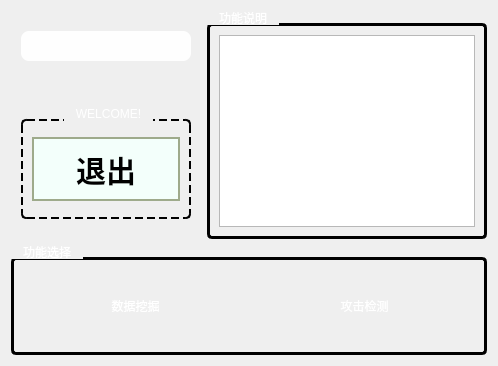
      <widget class="QWidget" name="page_homed">
       <property name="sizePolicy">
        <sizepolicy hsizetype="Expanding" vsizetype="Expanding">
         <horstretch>0</horstretch>
         <verstretch>0</verstretch>
        </sizepolicy>
       </property>
       <property name="styleSheet">
        <string notr="true">page_homed {
    border-image: url(:/img/images/2.jpg) 0 0 0 0 stretch stretch;
}

</string>
       </property>
       <layout class="QVBoxLayout" name="verticalLayout_65">
        <item>
         <layout class="QVBoxLayout" name="verticalLayout_12" stretch="5,2">
          <item>
           <layout class="QHBoxLayout" name="horizontalLayout_22" stretch="1,8">
            <item>
             <layout class="QVBoxLayout" name="verticalLayout_52" stretch="2,1">
              <item>
               <layout class="QHBoxLayout" name="horizontalLayout_23">
                <property name="leftMargin">
                 <number>10</number>
                </property>
                <property name="topMargin">
                 <number>20</number>
                </property>
                <property name="rightMargin">
                 <number>10</number>
                </property>
                <property name="bottomMargin">
                 <number>20</number>
                </property>
                <item>
                 <widget class="QLabel" name="label_welcomed">
                  <property name="sizePolicy">
                   <sizepolicy hsizetype="Expanding" vsizetype="Fixed">
                    <horstretch>0</horstretch>
                    <verstretch>0</verstretch>
                   </sizepolicy>
                  </property>
                  <property name="styleSheet">
                   <string notr="true">QLabel {
    background-color: rgba(255, 255, 255, 0.95);  
    border: 2px solid 00ffff;
    border-radius: 8px;                         
    color: red;                                 
    font: bold 14pt &quot;Microsoft YaHei&quot;;
    padding: 8px;
}
</string>
                  </property>
                  <property name="text">
                   <string/>
                  </property>
                  <property name="alignment">
                   <set>Qt::AlignCenter</set>
                  </property>
                 </widget>
                </item>
               </layout>
              </item>
              <item>
               <layout class="QHBoxLayout" name="horizontalLayout_24">
                <property name="leftMargin">
                 <number>10</number>
                </property>
                <property name="topMargin">
                 <number>20</number>
                </property>
                <property name="rightMargin">
                 <number>10</number>
                </property>
                <property name="bottomMargin">
                 <number>20</number>
                </property>
                <item>
                 <widget class="QGroupBox" name="groupBox_5">
                  <property name="styleSheet">
                   <string notr="true">QGroupBox {
    border: 2px dashed ffffff;
    border-radius: 5px;             
    color: white;                   
    font: bold 24px &quot;微软雅黑&quot;;     
    margin-top: 12px;              
}

QGroupBox::title {
    subcontrol-origin: margin;      
    subcontrol-position: top center; 
    padding: 0 10px;                 
}</string>
                  </property>
                  <property name="title">
                   <string>WELCOME!</string>
                  </property>
                  <layout class="QVBoxLayout" name="verticalLayout_77">
                   <item>
                    <widget class="QPushButton" name="btn_exitre">
                     <property name="sizePolicy">
                      <sizepolicy hsizetype="Expanding" vsizetype="Fixed">
                       <horstretch>0</horstretch>
                       <verstretch>0</verstretch>
                      </sizepolicy>
                     </property>
                     <property name="styleSheet">
                      <string notr="true">QPushButton { 
    color: rgb(0, 0, 0);
	background-color: rgb(243, 255, 251);                        
    border: 2px solid rgb(158, 170, 139);      
    border-radius: 0px;                          
    font-weight: bold;  
    padding: 8px 12px;  
    font-weight: bold;
    font-size: 30px;     
    min-width: 120px;   
    min-height: 40px;    
}

QPushButton:hover {
    background-color: rgb(180, 220, 255);    
}

QPushButton:pressed {
    background-color: rgb(150, 200, 255);    
}</string>
                     </property>
                     <property name="text">
                      <string>退出</string>
                     </property>
                    </widget>
                   </item>
                  </layout>
                 </widget>
                </item>
               </layout>
              </item>
             </layout>
            </item>
            <item>
             <layout class="QHBoxLayout" name="horizontalLayout_25">
              <item>
               <widget class="QGroupBox" name="groupBox_7">
                <property name="styleSheet">
                 <string notr="true">QGroupBox {
    border: 3px solid ffffff;
    border-radius: 5px;             
    margin-top: 12px;               
    color: white;                  
    font: bold 24px &quot;微软雅黑&quot;;       
}

QGroupBox::title {
    subcontrol-origin: margin;     
    subcontrol-position: top left;  
    padding: 0 10px;               
}
</string>
                </property>
                <property name="title">
                 <string>功能说明</string>
                </property>
                <layout class="QVBoxLayout" name="verticalLayout_55">
                 <item>
                  <widget class="QTextBrowser" name="textBrowserdre"/>
                 </item>
                </layout>
               </widget>
              </item>
             </layout>
            </item>
           </layout>
          </item>
          <item>
           <widget class="QGroupBox" name="groupBox_6">
            <property name="styleSheet">
             <string notr="true">QGroupBox {
    border: 3px solid ffffff;
    border-radius: 5px;             
    margin-top: 12px;             
    color: white;                   
    font: bold 24px &quot;微软雅黑&quot;;       
}

QGroupBox::title {
    subcontrol-origin: margin;     
    subcontrol-position: top left;  
    padding: 0 10px;                
}
</string>
            </property>
            <property name="title">
             <string>功能选择</string>
            </property>
            <layout class="QHBoxLayout" name="horizontalLayout_42">
             <item>
              <layout class="QHBoxLayout" name="horizontalLayout_26">
               <item>
                <layout class="QHBoxLayout" name="horizontalLayout_27">
                 <property name="leftMargin">
                  <number>12</number>
                 </property>
                 <property name="topMargin">
                  <number>20</number>
                 </property>
                 <property name="rightMargin">
                  <number>10</number>
                 </property>
                 <property name="bottomMargin">
                  <number>20</number>
                 </property>
                 <item>
                  <widget class="QPushButton" name="btn_digre">
                   <property name="sizePolicy">
                    <sizepolicy hsizetype="Expanding" vsizetype="Fixed">
                     <horstretch>0</horstretch>
                     <verstretch>0</verstretch>
                    </sizepolicy>
                   </property>
                   <property name="styleSheet">
                    <string notr="true">QPushButton {
    color: white;
    background-color: qlineargradient(
        x1: 0, y1: 0, x2: 1, y2: 0,
        stop: 0 2193b0, stop: 1 6dd5ed
    );
    border: 2px solid 00ffff;
    border-radius: 6px;
    font: bold 12pt &quot;Microsoft YaHei&quot;;
    padding: 8px 16px;
}

QPushButton:hover {
    background-color: qlineargradient(
        x1: 0, y1: 0, x2: 1, y2: 0,
        stop: 0 38b4e0, stop: 1 92e9f6
    );
    border: 2px solid 00e6e6;
}

QPushButton:pressed {
    background-color: qlineargradient(
        x1: 0, y1: 0, x2: 1, y2: 0,
        stop: 0 117a8b, stop: 1 5fc7d3
    );
    border: 2px solid 00cccc;
}
</string>
                   </property>
                   <property name="text">
                    <string>数据挖掘</string>
                   </property>
                  </widget>
                 </item>
                </layout>
               </item>
               <item>
                <layout class="QHBoxLayout" name="horizontalLayout_28">
                 <property name="leftMargin">
                  <number>12</number>
                 </property>
                 <property name="topMargin">
                  <number>20</number>
                 </property>
                 <property name="rightMargin">
                  <number>10</number>
                 </property>
                 <property name="bottomMargin">
                  <number>20</number>
                 </property>
                 <item>
                  <widget class="QPushButton" name="btn_decre">
                   <property name="sizePolicy">
                    <sizepolicy hsizetype="Expanding" vsizetype="Fixed">
                     <horstretch>0</horstretch>
                     <verstretch>0</verstretch>
                    </sizepolicy>
                   </property>
                   <property name="styleSheet">
                    <string notr="true">QPushButton {
    color: white;
    background-color: qlineargradient(
        x1: 0, y1: 0, x2: 1, y2: 0,
        stop: 0 2193b0, stop: 1 6dd5ed
    );
    border: 2px solid 00ffff;
    border-radius: 6px;
    font: bold 12pt &quot;Microsoft YaHei&quot;;
    padding: 8px 16px;
}

QPushButton:hover {
    background-color: qlineargradient(
        x1: 0, y1: 0, x2: 1, y2: 0,
        stop: 0 38b4e0, stop: 1 92e9f6
    );
    border: 2px solid 00e6e6;
}

QPushButton:pressed {
    background-color: qlineargradient(
        x1: 0, y1: 0, x2: 1, y2: 0,
        stop: 0 117a8b, stop: 1 5fc7d3
    );
    border: 2px solid 00cccc;
}
</string>
                   </property>
                   <property name="text">
                    <string>攻击检测</string>
                   </property>
                  </widget>
                 </item>
                </layout>
               </item>
              </layout>
             </item>
            </layout>
           </widget>
          </item>
         </layout>
        </item>
       </layout>
      </widget>
